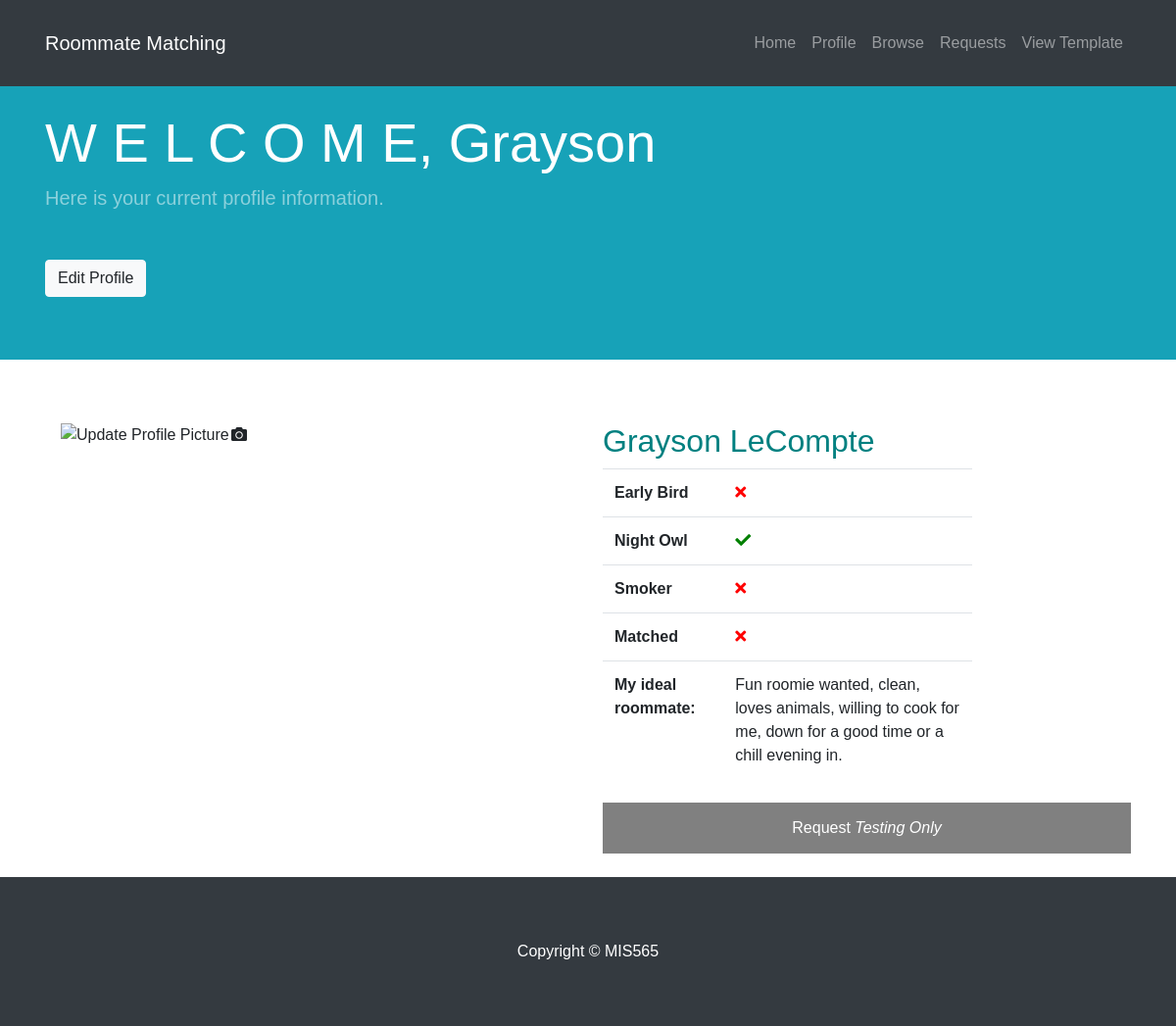
Screenshot of /RoommateMatching/my_profile.php (signed in) with the database file from the repository.
### tables this page shows
CREATE TABLE `student` (
  `student_id` int(11) NOT NULL,
  `user_id` bigint(20) NOT NULL,
  `first_name` varchar(64) NOT NULL,
  `middle_initial` varchar(1) DEFAULT NULL,
  `last_name` varchar(64) NOT NULL,
  `gender` varchar(16) NOT NULL,
  `is_early_riser` tinyint(1) DEFAULT NULL,
  `is_night_owl` tinyint(1) DEFAULT NULL,
  `is_smoker` tinyint(1) DEFAULT NULL,
  `notes` text,
  `image_path` varchar(96) DEFAULT NULL,
  `is_active` tinyint(1) NOT NULL DEFAULT '1',
  `has_assignment` tinyint(1) NOT NULL DEFAULT '0',
  `email` varchar(96) NOT NULL,
  `phone_number` varchar(15) DEFAULT NULL
);

### RoommateMatching/my_profile.php (the view, shortened to what this page needs)
<?php require "includes/config.php";
    $dbc = mysqli_connect($HOST, $USERNAME, $PASSWORD, $DB_NAME);
	$current_user = $_SESSION["userid"];
    $query = "SELECT *
             FROM student
             WHERE user_id = '$current_user';";
    $result = mysqli_query($dbc, $query);
    if($result){
        $student = mysqli_fetch_row($result);
    }
    else {
        echo "<h2>You have reached this page in error</h2>";
        mysqli_close($dbc);
        exit;
    }
$profileImg = $student[10];
$first = $student[2];
$last = $student[4];
$wake = $student[6];
$bedtime = $student[7];
$smoker = $student[8];
$roommateinfo = $student[9];
$matchstatus = $student[12];
?>
<!DOCTYPE html>
<html lang="en">
<head>
  <link rel="stylesheet" href="lib/bootstrap/css/bootstrap.min.css">
  <link rel="stylesheet" href="lib/fontawesome/webfonts/all.css">
	<link rel="stylesheet" href="css/main.css">
</head>
<body>
  <?php
    include "includes/student_nav.php";
  ?>
  <header class="bg-info py-5 mb-5">
    <div class="container h-50" style="max-height:10%">
      <div class="row h-50 align-items-center">
        <div class="col-lg-12">
          <h1 class="display-4 text-white mt-5 mb-2">
			  W E L C O M E, <?php echo "" . $first?></h1>
          <p class="lead mb-5 text-white-50">Here is your current profile information.</p>
			            <a href="edit_profile.php" class="btn btn-light">Edit Profile</a>
        </div>
      </div>
    </div>
  </header>
  <div class="container">
    <div class="row">
        <div class="col-sm-6">
            <div class="container" name="profileImage">
                <?php
                    if(!is_null($profileImg)){
                        echo '<img src="'.$profileImg.'"/>';
                    }
                    else
                    {
                        echo '<img src="data/uploads/profile_default.png/>';
                    }
                    ?>
                <button id="profileImageButton" title="Update Profile Picture">
                    <span style="position:relative; top:50%; left:-2px;">
                    <i class="fas fa-camera" style="line-height:inherit;"></i>
                </span>
            </div>
        </div>
        <div class="col-sm-6">
        <h2>
            <?php echo " " . $first . " " . $last ?>
        </h2>
    	<table class="table" style="width:70%">
        <tr>
            <td>
                    <b>Early Bird</b>
            </td>
            <td>
            <?php
                    if($wake==0) echo '<i class="fas fa-times" style="color:red;"></i>';
                    else echo '<i class="fas fa-check" style="color:green;"></i>';
                ?>
            </td>
		</tr>
		<tr>
			<td>
                    <b>Night Owl</b>
            </td>
            <td>
                <?php
                    if($bedtime==0) echo '<i class="fas fa-times" style="color:red;"></i>';
                    else echo '<i class="fas fa-check" style="color:green;"></i>';
                ?>
            </td>
		</tr>
 		<tr>
			<td>
                    <b>Smoker</b>
            </td>
            <td>
            <?php
                    if($smoker==0) echo '<i class="fas fa-times" style="color:red;"></i>';
                    else echo '<i class="fas fa-check" style="color:green;"></i>';
                ?>
            </td>
		</tr>
		<tr>
            <td>
                    <b>Matched</b>
            </td>
			<td>
                <?php
                    if($matchstatus==0) echo '<i class="fas fa-times" style="color:red;"></i>';
                    else echo '<i class="fas fa-check" style="color:green;"></i>';
                ?>
            </td>
        </tr>
        <tr>
			<td><b>My ideal roommate:</b>
            </td>
            <td>
                <?php echo " ".$roommateinfo?>
            </td>
		</tr>
    </table>
    <button type="reset" style="background:gray;" disabled>Request <em>Testing Only</em></button>
    </div>
    </div>
    </div>
  <?php include "includes/footer.php"
  ?>
</body>
</html>

### RoommateMatching/css/main.css (style rules this page uses)
body { font-family: 'Montserrat', sans-serif; }
button { background-color: #008080; color: white; padding: 14px 20px; margin: 8px 0; border: none; cursor: pointer; width: 100%; }
h2 { color: teal; }
img { width: 60%; vertical-align: bottom; }
.container { padding: 16px; }
.container[name="profileImage"] { position: relative; padding-top: 0px; }
.container[name="profileImage"] img { width: 100%; height: auto; }

### rows the page displays
student: first_name "Grayson", last_name "LeCompte", notes "Fun roomie wanted, clean, loves animals, willing to cook for me, down for a good time or a chill evening in."
